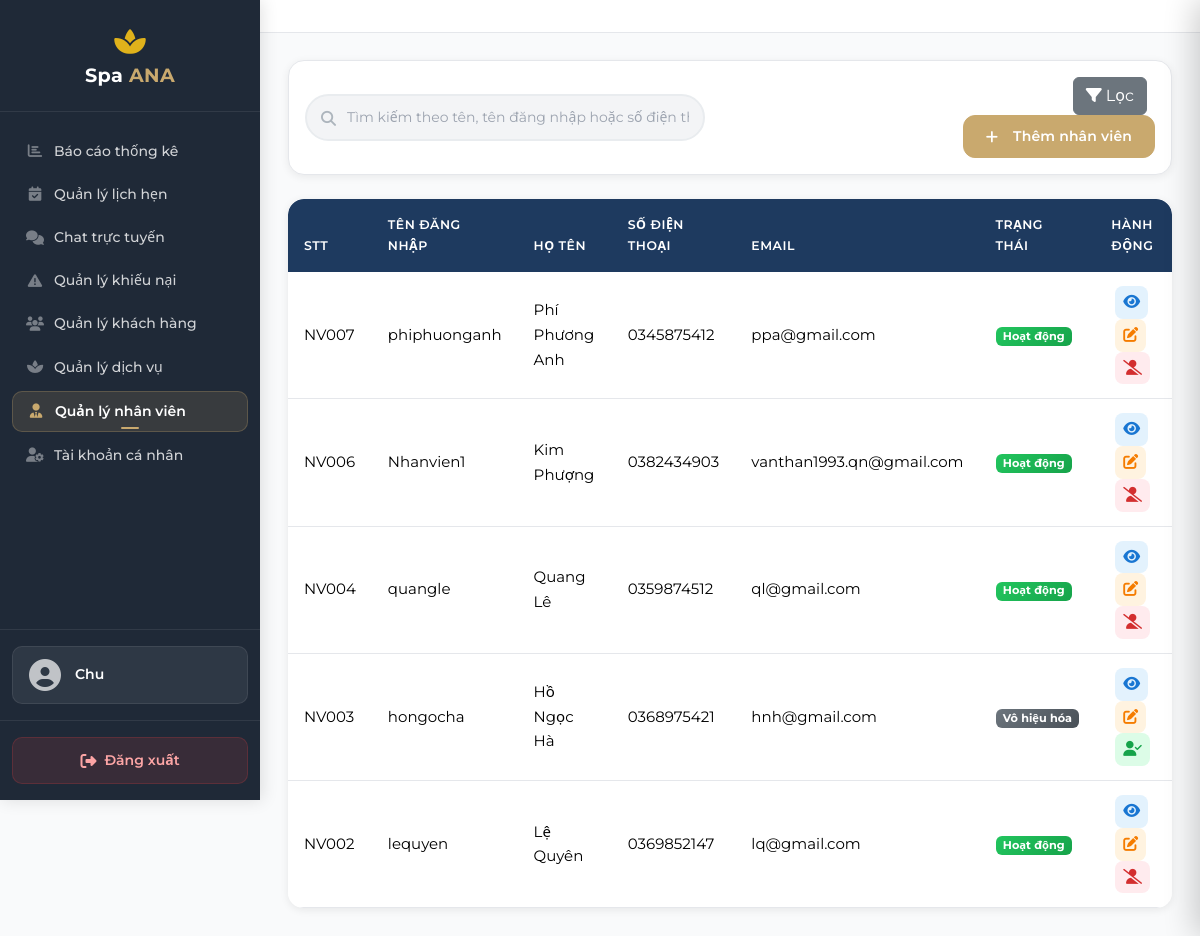
Page /manage/staff/ (signed in) on the committed database.
### staff/models.py (models this page shows, shortened)
class StaffProfile(models.Model):
    GENDER_CHOICES = [
        ('Nam', 'Nam'),
        ('Nu', 'Nữ'),
        ('Khac', 'Khác'),
    ]
    user = models.OneToOneField(
        User, on_delete=models.CASCADE,
        related_name='staff_profile',
        verbose_name='Tài khoản người dùng'
    )
    phone = models.CharField(max_length=15, unique=True, verbose_name='Số điện thoại')
    full_name = models.CharField(max_length=100, verbose_name='Họ và tên')
    gender = models.CharField(max_length=10, choices=GENDER_CHOICES, blank=True, null=True, verbose_name='Giới tính')
    dob = models.DateField(blank=True, null=True, verbose_name='Ngày sinh')
    address = models.CharField(max_length=255, blank=True, null=True, verbose_name='Địa chỉ')
    notes = models.CharField(max_length=1000, blank=True, null=True, verbose_name='Ghi chú')
    created_at = models.DateTimeField(auto_now_add=True, verbose_name='Thời điểm tạo hồ sơ')
    updated_at = models.DateTimeField(auto_now=True, null=True, blank=True, verbose_name='Thời điểm cập nhật gần nhất')
    class Meta:
        db_table = 'staff_profiles'
        verbose_name = 'Hồ sơ nhân viên'
        verbose_name_plural = 'Hồ sơ nhân viên'
        ordering = ['-created_at']
        constraints = [
            models.CheckConstraint(
                check=models.Q(gender__in=['Nam', 'Nu', 'Khac']) | models.Q(gender__isnull=True),
                name='staffprofile_gender_valid'
            )
        ]

### staff/views.py (the view, shortened to what this page needs)
# urls.py: path('manage/staff/', views.admin_staff, name='admin_staff'),
@login_required(login_url='accounts:login')
def admin_staff(request):
    if not request.user.is_superuser:
        messages.error(request, 'Bạn không có quyền truy cập trang này. Chỉ Superuser mới được quản lý nhân viên.')
        return redirect('appointments:admin_appointments')
    staffs = StaffProfile.objects.select_related('user').order_by('-created_at')
    return render(request, 'manage/pages/admin_staff.html', {
        'staffs': staffs,
    })

### templates/manage/pages/admin_staff.html (shortened to what this page needs)
{% extends "manage/base.html" %}
{% load static %}
{% block content %}
<div class="card mb-4">
    <div class="card-body">
        <div class="row align-items-center">
            <div class="col-md-8">
                <div class="search-box">
                    <i class="fas fa-search"></i>
                    <input type="text" class="form-control" id="searchInput"
                           placeholder="Tìm kiếm theo tên, tên đăng nhập hoặc số điện thoại...">
                </div>
            </div>
            <div class="col-md-4 text-md-end mt-3 mt-md-0">
                <button class="btn btn-secondary me-2" id="searchBtn" type="button">
                </button>
                <button class="btn btn-warning" data-bs-toggle="modal" data-bs-target="#addStaffModal">
                    <i class="fas fa-plus me-2"></i>Thêm nhân viên
                </button>
            </div>
        </div>
    </div>
</div>
<div class="staff-table">
    <div class="table-responsive">
        <table class="table table-hover mb-0" id="staffTable">
            <thead>
                <tr>
                    <th>STT</th>
                    <th>Tên đăng nhập</th>
                    <th>Họ tên</th>
                    <th>Số điện thoại</th>
                    <th>Email</th>
                    <th>Trạng thái</th>
                    <th>Hành động</th>
                </tr>
            </thead>
            <tbody id="staffTableBody">
                {% for s in staffs %}
                <tr data-id="{{ s.pk }}"
                    data-username="{{ s.user.username }}"
                    data-fullname="{{ s.full_name }}"
                    data-phone="{{ s.phone }}"
                    data-email="{{ s.user.email }}"
                    data-gender="{{ s.gender|default:'' }}"
                    data-dob="{{ s.dob|date:'Y-m-d'|default:'' }}"
                    data-address="{{ s.address|default:'' }}"
                    data-notes="{{ s.notes|default:'' }}"
                    data-active="{{ s.user.is_active|yesno:'1,0' }}">
                    <td>NV{{ s.id|stringformat:"03d" }}</td>
                    <td>{{ s.user.username }}</td>
                    <td>{{ s.full_name }}</td>
                    <td>{{ s.phone }}</td>
                    <td>{{ s.user.email }}</td>
                    <td>
                        {% if s.user.is_active %}
                            <span class="badge badge-status-active">Hoạt động</span>
                        {% else %}
                            <span class="badge badge-status-inactive">Vô hiệu hóa</span>
                        {% endif %}
                    </td>
                    <td>
                        <button class="action-btn view" onclick="viewStaff({{ s.pk }})" title="Xem"><i class="fas fa-eye"></i></button>
                        <button class="action-btn edit" onclick="editStaff({{ s.pk }})" title="Sửa"><i class="fas fa-edit"></i></button>
                        {% if s.user != request.user %}
                            {% if s.user.is_active %}
                            <button class="action-btn delete" onclick="lockStaff({{ s.pk }}, '{{ s.full_name }}')" title="Khóa tài khoản"><i class="fas fa-user-slash"></i></button>
                            {% else %}
                            <button class="action-btn" style="background:#dcfce7;color:#16a34a;" onclick="unlockStaff({{ s.pk }}, '{{ s.full_name }}')" title="Mở khóa tài khoản"><i class="fas fa-user-check"></i></button>
                            {% endif %}
                        {% endif %}
                    </td>
                </tr>
                {% empty %}
                <tr>
                    <td colspan="7" class="text-center py-4 text-muted">Chưa có nhân viên nào</td>
                </tr>
                {% endfor %}
            </tbody>
        </table>
    </div>
</div>
{% endblock %}

### templates/manage/includes/sidebar.html (shortened to what this page needs)
{% load static %}
<nav class="admin-sidebar" id="sidebar">
    <div class="sidebar-header">
        <i class="fas fa-spa fa-2x mb-2" style="color: #E0B21B;"></i>
        <h3>Spa <span>ANA</span></h3>
    </div>
    <ul class="nav flex-column sidebar-nav">
        {% if request.user.is_superuser %}
        <li class="nav-item">
            <a class="nav-link {% if request.resolver_match.url_name == 'admin_reports' %}active{% endif %}" href="{% url 'reports:admin_reports' %}">
                <i class="fas fa-chart-bar"></i>
                Báo cáo thống kê
            </a>
        </li>
        {% endif %}
        <li class="nav-item">
            <a class="nav-link {% if request.resolver_match.url_name == 'admin_appointments' %}active{% endif %}" href="{% url 'appointments:admin_appointments' %}">
                <i class="fas fa-calendar-check"></i>
                <span class="sidebar-link-label">Quản lý lịch hẹn</span>
            </a>
        </li>
        <li class="nav-item">
            <a class="nav-link sidebar-chat-link {% if request.resolver_match.url_name == 'admin_live_chat' %}active{% endif %}" href="{% url 'chat:admin_live_chat' %}">
                <i class="fas fa-comments"></i>
                <span class="sidebar-link-label">Chat trực tuyến</span>
            </a>
        </li>
        <li class="nav-item">
            <a class="nav-link {% if request.resolver_match.url_name == 'admin_complaints' %}active{% endif %}" href="{% url 'complaints:admin_complaints' %}">
                <i class="fas fa-exclamation-triangle"></i>
                <span class="sidebar-link-label">Quản lý khiếu nại</span>
            </a>
        </li>
        <li class="nav-item">
            <a class="nav-link {% if request.resolver_match.url_name == 'admin_customers' %}active{% endif %}" href="{% url 'customers:admin_customers' %}">
                <i class="fas fa-users"></i>
                Quản lý khách hàng
            </a>
        </li>
        <li class="nav-item">
            <a class="nav-link {% if request.resolver_match.url_name == 'admin_services' %}active{% endif %}" href="{% url 'spa_services:admin_services' %}">
                <i class="fas fa-spa"></i>
                Quản lý dịch vụ
            </a>
        </li>
        {% if request.user.is_superuser %}
        <li class="nav-item">
            <a class="nav-link {% if request.resolver_match.url_name == 'admin_staff' %}active{% endif %}" href="{% url 'staff:admin_staff' %}">
                <i class="fas fa-user-tie"></i>
                Quản lý nhân viên
            </a>
        </li>
        {% endif %}
        <li class="nav-item">
            <a class="nav-link {% if request.resolver_match.url_name == 'admin_profile' %}active{% endif %}" href="{% url 'admin_panel:admin_profile' %}">
                <i class="fas fa-user-cog"></i>
                Tài khoản cá nhân
            </a>
        </li>
    </ul>
    <div class="sidebar-user-info">
        <div class="user-avatar-section">
            <div class="user-avatar">
                <i class="fas fa-user-circle"></i>
            </div>
            <div class="user-name">
                {% if request.user.customerprofile.full_name %}
                    {{ request.user.customerprofile.full_name }}
                {% else %}
                    {{ request.user.username }}
                {% endif %}
            </div>
        </div>
    </div>
    <div class="sidebar-footer">
        <a href="{% url 'admin_panel:admin_logout' %}" class="btn btn-logout logout-link">
            <i class="fas fa-sign-out-alt"></i>
            Đăng xuất
        </a>
    </div>
</nav>

### static/css/style.css (style rules this page uses)
:root { --gold: #c9a96e; --gold-light: #e8d5b0; --gold-muted: rgba(201,169,110,.10); --gold-hover: #b8935a; --gold-border: rgba(201,169,110,.30); --text-primary: #1f2937; --text-secondary: #6b7280; --text-muted: #9ca3af; --bg-page: #f9fafb; --bg-white: #ffffff; --bg-subtle: #f3f4f6; --bg-hover: #f0f0ee; --status-pending-bg: #fefce8; --status-pending-text: #92400e; --status-confirm-bg: #eff6ff; --status-confirm-text: #1e40af; --status-done-bg: #f0fdf4; --status-done-text: #166534; --status-cancel-bg: #f3f4f6; --status-cancel-text: #4b5563; --status-reject-bg: #fee2e2; --status-reject-text: #b91c1c; --danger: #ef4444; --danger-light: #fee2e2; --danger-text: #991b1b; --success: #22c55e; --success-light: #dcfce7; --success-text: #166534; --warning-light: #fefce8; --warning-text: #92400e; --border: #e5e7eb; --shadow-xs: 0 1px 3px rgba(0,0,0,.05); --shadow-sm: 0 2px 8px rgba(0,0,0,.07); --shadow-md: 0 4px 16px rgba(0,0,0,.09); --shadow-gold: 0 4px 16px rgba(201,169,110,.20); --r-sm: 8px; --r-md: 12px; --r-lg: 16px; --r-xl: 20px; --r-pill: 999px; --sp-xs: 8px; --sp-sm: 12px; --sp-md: 20px; --sp-lg: 28px; --sp-xl: 40px; --font-ui: 'Montserrat', system-ui, sans-serif; --ease: all .2s ease; --navbar-h: 68px; }
*, *::before, *::after { box-sizing: border-box; margin: 0; padding: 0; }
body { font-family: var(--font-ui); font-size: 15px; line-height: 1.65; color: var(--text-primary); background: var(--bg-page); -webkit-font-smoothing: antialiased; overflow-x: hidden; }
a { text-decoration: none; transition: var(--ease); }
button { font-family: var(--font-ui); }
.nav-link { font-size: .875rem; font-weight: 500; color: var(--text-secondary) !important; padding: .5rem .875rem !important; border-radius: var(--r-sm); transition: var(--ease); position: relative; }
.nav-link.active { color: var(--text-primary) !important; font-weight: 600; }
.nav-link.active::after { content: ''; position: absolute; bottom: 2px; left: 50%; transform: translateX(-50%); width: 18px; height: 2px; background: var(--gold); border-radius: 2px; }
.form-control, .form-select, .lux-input, .lux-select, .lux-textarea { display: block; width: 100%; padding: 11px 14px; background: var(--bg-subtle); border: 1px solid transparent; border-radius: var(--r-md); font-family: var(--font-ui); font-size: .875rem; color: var(--text-primary); transition: var(--ease); outline: none; appearance: none; -webkit-appearance: none; }
.form-control::placeholder, .lux-input::placeholder, .lux-textarea::placeholder { color: var(--text-muted); }
.btn-lux, .btn-lux-outline, .btn-lux-ghost, .btn-lux-danger, .btn-warning, .btn-primary-spa, .btn-submit { display: inline-flex; align-items: center; justify-content: center; gap: 7px; padding: 10px 22px; border-radius: var(--r-md); font-family: var(--font-ui); font-size: .875rem; font-weight: 600; cursor: pointer; border: 1.5px solid transparent; transition: var(--ease); text-decoration: none; white-space: nowrap; letter-spacing: .01em; }
.btn-lux, .btn-warning, .btn-primary-spa, .btn-submit { background: var(--gold); color: #fff; border-color: var(--gold); }
.card, .lux-card { background: var(--bg-white); border-radius: var(--r-lg); border: 1px solid var(--border); box-shadow: var(--shadow-sm); transition: box-shadow .2s, transform .2s; }
.table { border-radius: var(--r-lg); overflow: hidden; }
.table thead { background: var(--bg-subtle); color: var(--text-primary); }
.table thead th { border: none; font-weight: 600; font-size: .78rem; text-transform: uppercase; letter-spacing: .04em; color: var(--text-secondary); padding: .875rem 1rem; }
.table tbody tr { border-bottom: 1px solid var(--border); transition: background .15s; }
.table tbody td { padding: .875rem 1rem; vertical-align: middle; }
.btn-warning { display: inline-flex !important; align-items: center !important; gap: 7px !important; background: var(--gold) !important; border-color: var(--gold) !important; color: #fff !important; }

### rows in the picture
StaffProfile: id "007", user.username "phiphuonganh", full_name "Phí Phương Anh", phone "0345875412", user.email "ppa@gmail.com", shows "Hoạt động"
StaffProfile: id "006", user.username "Nhanvien1", full_name "Kim Phượng", phone "0382434903", user.email "vanthan1993.qn@gmail.com", shows "Hoạt động"
StaffProfile: id "004", user.username "quangle", full_name "Quang Lê", phone "0359874512", user.email "ql@gmail.com", shows "Hoạt động"
StaffProfile: id "003", user.username "hongocha", full_name "Hồ Ngọc Hà", phone "0368975421", user.email "hnh@gmail.com", shows "Vô hiệu hóa"
StaffProfile: id "002", user.username "lequyen", full_name "Lệ Quyên", phone "0369852147", user.email "lq@gmail.com", shows "Hoạt động"

### other values in the picture
{{ request.user.username }} "Chu"
